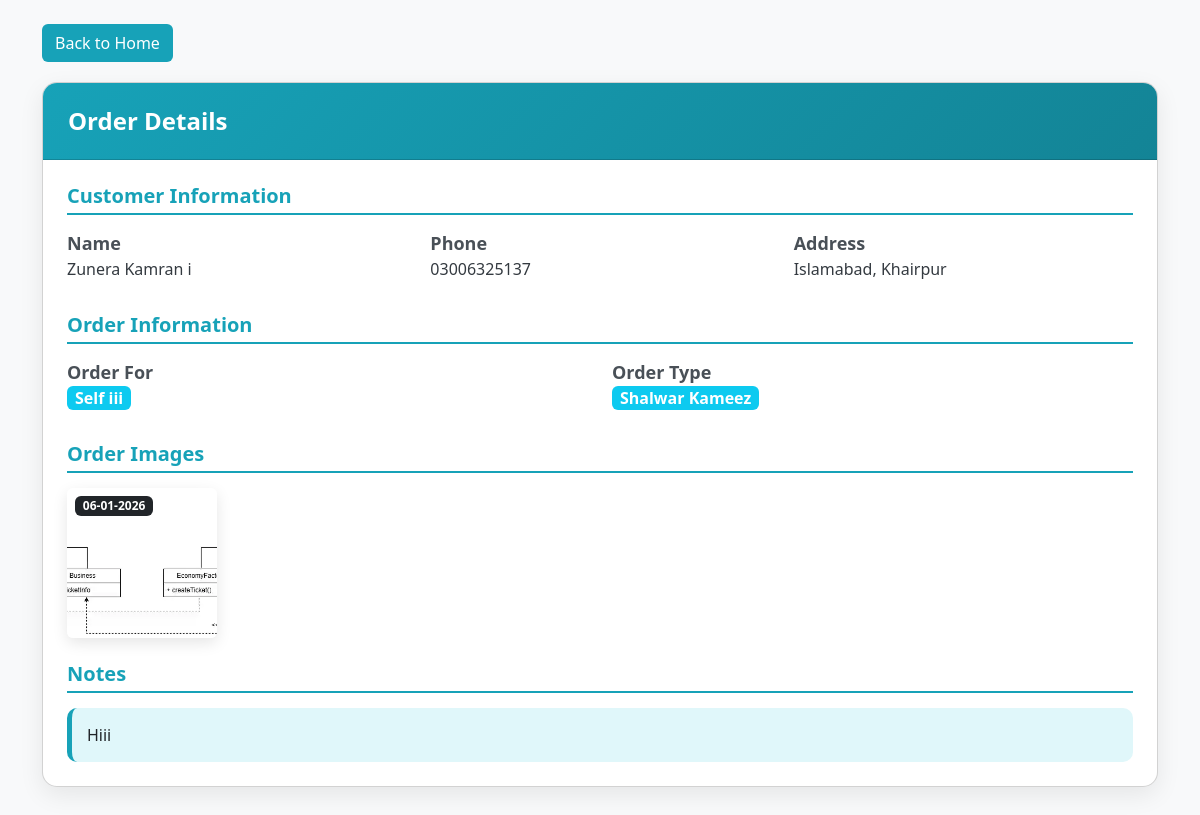
/view_order/44, run on the app's committed database.
### app.py (models this page shows, shortened)
class Order(db.Model):
    id = db.Column(db.Integer, primary_key=True)
    date = db.Column(db.DateTime, default=datetime.utcnow)
    name = db.Column(db.String(50), nullable=False)
    phone = db.Column(db.String(20), nullable=False)
    address = db.Column(db.String(100), nullable=False)
    order_for = db.Column(db.String(50), nullable=False)
    order_type = db.Column(db.String(50), nullable=False)
    details = db.Column(db.Text)
    notes = db.Column(db.String(200))

### app.py (the view)
@app.route('/view_order/<int:order_id>')
def view_order(order_id):
    order = Order.query.get_or_404(order_id)
    images = json.loads(order.details) if order.details else []
    images_sorted = sorted(
        images,
        key=lambda x: datetime.fromisoformat(x['uploaded_at']),
        reverse=True
    )
    for img in images_sorted:
        dt = datetime.fromisoformat(img['uploaded_at'])
        img['uploaded_at_formatted'] = dt.strftime('%d-%m-%Y')
    return render_template('view_order.html', order=order, images=images_sorted)

### templates/view_order.html (shortened to what this page needs)
<!DOCTYPE html>
<html lang="en">
    <head>
        <link href="https://cdn.jsdelivr.net/npm/bootstrap@5.3.8/dist/css/bootstrap.min.css"
              rel="stylesheet">
        <link rel="stylesheet"
              href="{{ url_for('static', filename='css/style.css') }}">
    </head>
    <body>
        <div class="container mt-4 mb-5">
            <div class="d-flex justify-content-between align-items-center home-top-bar">
                <a href="{{ url_for('home') }}" class="btn add-order-btn" id="back-home-btn">Back to Home</a>
            </div>
            <div class="card view-order-card">
                <div class="card-header view-order-card-header">Order Details</div>
                <div class="card-body p-4">
                    <h5 class="view-order-section-title">Customer Information</h5>
                    <div class="row mb-4">
                        <div class="col-md-4 mb-2">
                            <div class="view-order-info-label">
                                 Name
                            </div>
                            <div class="view-order-info-value">{{ order.name }}</div>
                        </div>
                        <div class="col-md-4 mb-2">
                            <div class="view-order-info-label">
                                 Phone
                            </div>
                            <div class="view-order-info-value">{{ order.phone }}</div>
                        </div>
                        <div class="col-md-4 mb-2">
                            <div class="view-order-info-label">
                                 Address
                            </div>
                            <div class="view-order-info-value">{{ order.address }}</div>
                        </div>
                    </div>
                    <h5 class="view-order-section-title">Order Information</h5>
                    <div class="row mb-4">
                        <div class="col-md-6 mb-2">
                            <div class="view-order-info-label">
                                 Order For
                            </div>
                            <div class="view-order-info-value">
                                <span class="badge bg-info text-white py-1 px-2 fs-6">{{ order.order_for }}</span>
                            </div>
                        </div>
                        <div class="col-md-6 mb-2">
                            <div class="view-order-info-label">
                                 Order Type
                            </div>
                            <div class="view-order-info-value">
                                <span class="badge bg-info text-white py-1 px-2 fs-6">{{ order.order_type }}</span>
                            </div>
                        </div>
                    </div>
                    <h5 class="view-order-section-title">Order Images</h5>
                    {% if images and images|length > 0 %}
                        <div class="mb-4 d-flex flex-wrap gap-3">
                            {% for img in images %}
                                <div class="position-relative text-center">
                                    <a href="{{ url_for('static', filename='uploads/' ~ img.path) }}"
                                       target="_blank">
                                        <img src="{{ url_for('static', filename='uploads/' ~ img.path) }}"
                                             class="view-order-image img-fluid rounded"
                                             alt="Order Image">
                                        <span class="position-absolute top-0 start-0 m-2 badge bg-dark text-white">{{ img.uploaded_at_formatted }}</span>
                                    </a>
                                </div>
                            {% endfor %}
                        </div>
                    {% else %}
                        <p>No images available.</p>
                    {% endif %}
                    <h5 class="view-order-section-title">Notes</h5>
                    <div class="view-order-notes-box">{{ order.notes or 'No notes provided.' }}</div>
                </div>
            </div>
        </div>
    </body>
</html>

### static/css/style.css (style rules this page uses)
:root { --theme-color: #17a2b8; --theme-gradient: linear-gradient(135deg, #17a2b8, #138496); }
body { background-color: #f8f9fa; }
.home-top-bar { margin-bottom: 20px; }
.add-order-btn { background-color: var(--theme-color) !important; color: white; }
.view-order-card { border-radius: 15px; box-shadow: 0 8px 25px rgba(0, 0, 0, 0.08); overflow: hidden; }
.view-order-card-header { background: var(--theme-gradient); color: #fff; padding: 20px 25px; font-size: 1.5rem; font-weight: 600; }
.view-order-section-title { color: var(--theme-color); font-weight: 600; margin-bottom: 15px; border-bottom: 2px solid var(--theme-color); padding-bottom: 5px; }
.view-order-info-label { font-size: 18px; font-weight: 600; color: #495057; }
.view-order-info-value { color: #343a40; }
.view-order-image { width: 150px; height: 150px; object-fit: cover; border-radius: 12px; transition: transform 0.2s; box-shadow: 0 5px 15px rgba(0, 0, 0, 0.1); }
.view-order-notes-box { background-color: #e0f7fa; border-left: 5px solid var(--theme-color); padding: 15px; border-radius: 10px; }

### data on the page
Order: name "Zunera Kamran i", phone "03006325137", address "Islamabad, Khairpur", order_for "Self iii", order_type "Shalwar Kameez", notes "Hiii"

### other printed values
{{ img.uploaded_at_formatted }} "06-01-2026"
